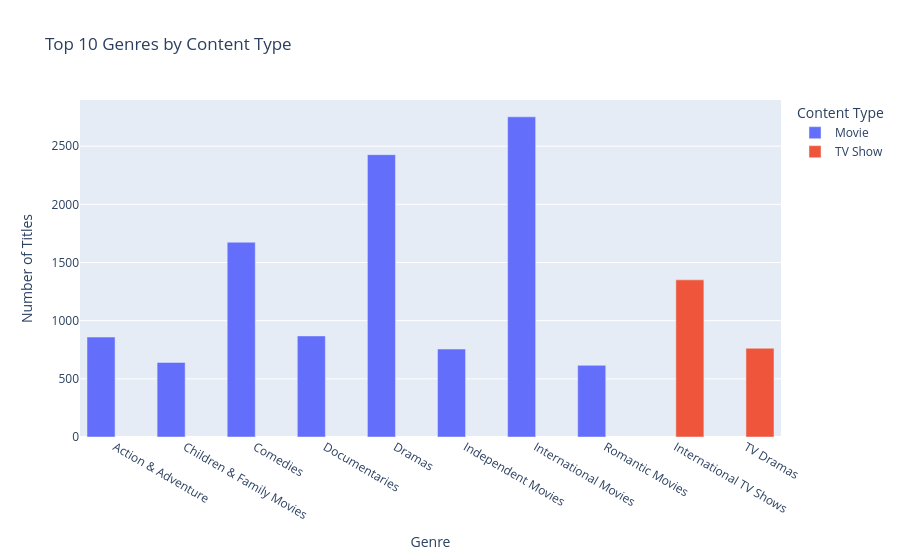

Notebook cell for this chart:
### Code cell
genre_df = df_clean[["type", "listed_in"]].copy()

genre_df["listed_in"] = genre_df["listed_in"].str.split(", ")
genre_df = genre_df.explode("listed_in")

genre_summary = (
    genre_df.groupby(["listed_in", "type"])
    .size()
    .reset_index(name="title_count")
)

top_10_genres = (
    genre_summary.groupby("listed_in")["title_count"]
    .sum()
    .nlargest(10)
    .index
)

genre_summary = genre_summary[
    genre_summary["listed_in"].isin(top_10_genres)
]

fig = px.bar(
    genre_summary,
    x="listed_in",
    y="title_count",
    color="type",
    barmode="group",
    title="Top 10 Genres by Content Type",
    labels={
        "listed_in": "Genre",
        "title_count": "Number of Titles",
        "type": "Content Type"
    }
)

fig.show()

### Figure 1 — Plotly figure (JSON) as saved in the notebook; plotly's stock layout.template omitted (floating-point values rounded to 4 significant figures)
{"data": [{"alignmentgroup": "True", "hovertemplate": "Content Type=Movie<br>Genre=%{x}<br>Number of Titles=%{y}<extra></extra>", "legendgroup": "Movie", "marker": {"color": "#636efa", "pattern": {"shape": ""}}, "name": "Movie", "offsetgroup": "Movie", "orientation": "v", "showlegend": true, "textposition": "auto", "type": "bar", "x": ["Action & Adventure", "Children & Family Movies", "Comedies", "Documentaries", "Dramas", "Independent Movies", "International Movies", "Romantic Movies"], "xaxis": "x", "y": [859, 641, 1674, 869, 2427, 756, 2752, 616], "yaxis": "y"}, {"alignmentgroup": "True", "hovertemplate": "Content Type=TV Show<br>Genre=%{x}<br>Number of Titles=%{y}<extra></extra>", "legendgroup": "TV Show", "marker": {"color": "#EF553B", "pattern": {"shape": ""}}, "name": "TV Show", "offsetgroup": "TV Show", "orientation": "v", "showlegend": true, "textposition": "auto", "type": "bar", "x": ["International TV Shows", "TV Dramas"], "xaxis": "x", "y": [1351, 763], "yaxis": "y"}], "layout": {"barmode": "group", "legend": {"title": {"text": "Content Type"}, "tracegroupgap": 0}, "title": {"text": "Top 10 Genres by Content Type"}, "xaxis": {"anchor": "y", "domain": [0, 1], "title": {"text": "Genre"}}, "yaxis": {"anchor": "x", "domain": [0, 1], "title": {"text": "Number of Titles"}}}}
